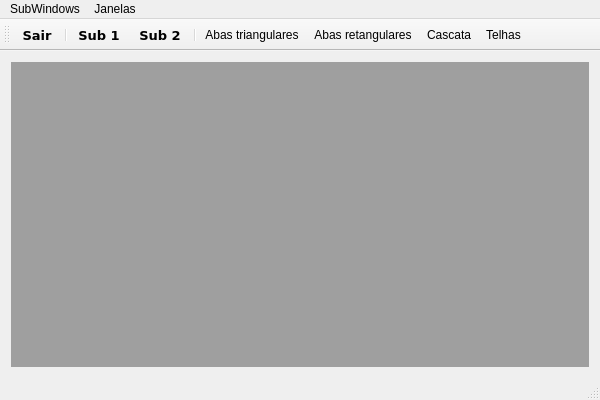
<?xml version="1.0" encoding="UTF-8"?>
<ui version="4.0">
 <class>MainWindow</class>
 <widget class="QMainWindow" name="MainWindow">
  <property name="geometry">
   <rect>
    <x>0</x>
    <y>0</y>
    <width>600</width>
    <height>400</height>
   </rect>
  </property>
  <property name="windowTitle">
   <string>MainWindow</string>
  </property>
  <widget class="QWidget" name="centralWidget">
   <layout class="QVBoxLayout" name="verticalLayout">
    <item>
     <widget class="QMdiArea" name="mdiArea"/>
    </item>
   </layout>
  </widget>
  <widget class="QMenuBar" name="menuBar">
   <property name="geometry">
    <rect>
     <x>0</x>
     <y>0</y>
     <width>600</width>
     <height>19</height>
    </rect>
   </property>
   <widget class="QMenu" name="menuSubWindows">
    <property name="title">
     <string>SubWindows</string>
    </property>
    <addaction name="actionSubMainWindow_1"/>
    <addaction name="actionSubMainWindow_2"/>
    <addaction name="separator"/>
    <addaction name="actionSair"/>
   </widget>
   <widget class="QMenu" name="menuExibir">
    <property name="title">
     <string>Janelas</string>
    </property>
    <addaction name="actionAbas_triangulares"/>
    <addaction name="actionAbas_retangulares"/>
    <addaction name="actionCascata"/>
    <addaction name="actionTelhas"/>
   </widget>
   <addaction name="menuSubWindows"/>
   <addaction name="menuExibir"/>
  </widget>
  <widget class="QToolBar" name="mainToolBar">
   <property name="windowTitle">
    <string>Barra de Ferramentas</string>
   </property>
   <attribute name="toolBarArea">
    <enum>TopToolBarArea</enum>
   </attribute>
   <attribute name="toolBarBreak">
    <bool>false</bool>
   </attribute>
   <addaction name="actionSair"/>
   <addaction name="separator"/>
   <addaction name="actionSubMainWindow_1"/>
   <addaction name="actionSubMainWindow_2"/>
   <addaction name="separator"/>
   <addaction name="actionAbas_triangulares"/>
   <addaction name="actionAbas_retangulares"/>
   <addaction name="actionCascata"/>
   <addaction name="actionTelhas"/>
  </widget>
  <widget class="QStatusBar" name="statusBar"/>
  <action name="actionSubMainWindow_1">
   <property name="text">
    <string>SubMainWindow - 1</string>
   </property>
   <property name="iconText">
    <string>Sub 1</string>
   </property>
   <property name="font">
    <font>
     <family>Verdana</family>
     <pointsize>10</pointsize>
     <weight>75</weight>
     <bold>true</bold>
    </font>
   </property>
  </action>
  <action name="actionSubMainWindow_2">
   <property name="text">
    <string>SubMainWindow - 2</string>
   </property>
   <property name="iconText">
    <string>Sub 2</string>
   </property>
   <property name="font">
    <font>
     <family>Verdana</family>
     <pointsize>10</pointsize>
     <weight>75</weight>
     <bold>true</bold>
    </font>
   </property>
  </action>
  <action name="actionAbas_triangulares">
   <property name="text">
    <string>Abas triangulares</string>
   </property>
  </action>
  <action name="actionAbas_retangulares">
   <property name="text">
    <string>Abas retangulares</string>
   </property>
  </action>
  <action name="actionCascata">
   <property name="text">
    <string>Cascata</string>
   </property>
  </action>
  <action name="actionTelhas">
   <property name="text">
    <string>Telhas</string>
   </property>
  </action>
  <action name="actionSair">
   <property name="text">
    <string>Sair</string>
   </property>
   <property name="font">
    <font>
     <family>Verdana</family>
     <pointsize>10</pointsize>
     <weight>75</weight>
     <bold>true</bold>
    </font>
   </property>
  </action>
 </widget>
 <layoutdefault spacing="6" margin="11"/>
 <resources/>
 <connections/>
</ui>
